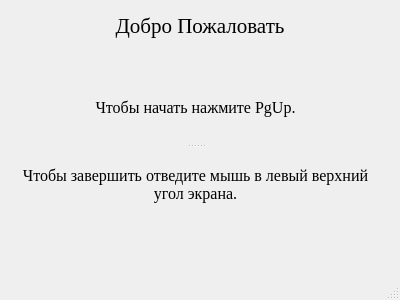
<?xml version="1.0" encoding="UTF-8"?>
<ui version="4.0">
 <class>MainWindow</class>
 <widget class="QMainWindow" name="MainWindow">
  <property name="geometry">
   <rect>
    <x>0</x>
    <y>0</y>
    <width>400</width>
    <height>300</height>
   </rect>
  </property>
  <property name="windowTitle">
   <string>Новая вкладка</string>
  </property>
  <widget class="QWidget" name="centralwidget">
   <widget class="QLabel" name="label">
    <property name="geometry">
     <rect>
      <x>100</x>
      <y>10</y>
      <width>200</width>
      <height>31</height>
     </rect>
    </property>
    <property name="font">
     <font>
      <family>Georgia</family>
      <pointsize>16</pointsize>
     </font>
    </property>
    <property name="text">
     <string>Добро Пожаловать</string>
    </property>
    <property name="alignment">
     <set>Qt::AlignCenter</set>
    </property>
   </widget>
   <widget class="QSplitter" name="splitter">
    <property name="geometry">
     <rect>
      <x>20</x>
      <y>70</y>
      <width>351</width>
      <height>151</height>
     </rect>
    </property>
    <property name="orientation">
     <enum>Qt::Vertical</enum>
    </property>
    <widget class="QLabel" name="label_2">
     <property name="font">
      <font>
       <family>Georgia</family>
       <pointsize>12</pointsize>
      </font>
     </property>
     <property name="text">
      <string>Чтобы начать нажмите PgUp.</string>
     </property>
     <property name="alignment">
      <set>Qt::AlignCenter</set>
     </property>
     <property name="wordWrap">
      <bool>true</bool>
     </property>
    </widget>
    <widget class="QLabel" name="label_3">
     <property name="font">
      <font>
       <family>Georgia</family>
       <pointsize>12</pointsize>
      </font>
     </property>
     <property name="text">
      <string>Чтобы завершить отведите мышь в левый верхний угол экрана.</string>
     </property>
     <property name="alignment">
      <set>Qt::AlignCenter</set>
     </property>
     <property name="wordWrap">
      <bool>true</bool>
     </property>
    </widget>
   </widget>
  </widget>
  <widget class="QMenuBar" name="menubar">
   <property name="geometry">
    <rect>
     <x>0</x>
     <y>0</y>
     <width>400</width>
     <height>21</height>
    </rect>
   </property>
  </widget>
  <widget class="QStatusBar" name="statusbar"/>
 </widget>
 <resources/>
 <connections/>
</ui>
